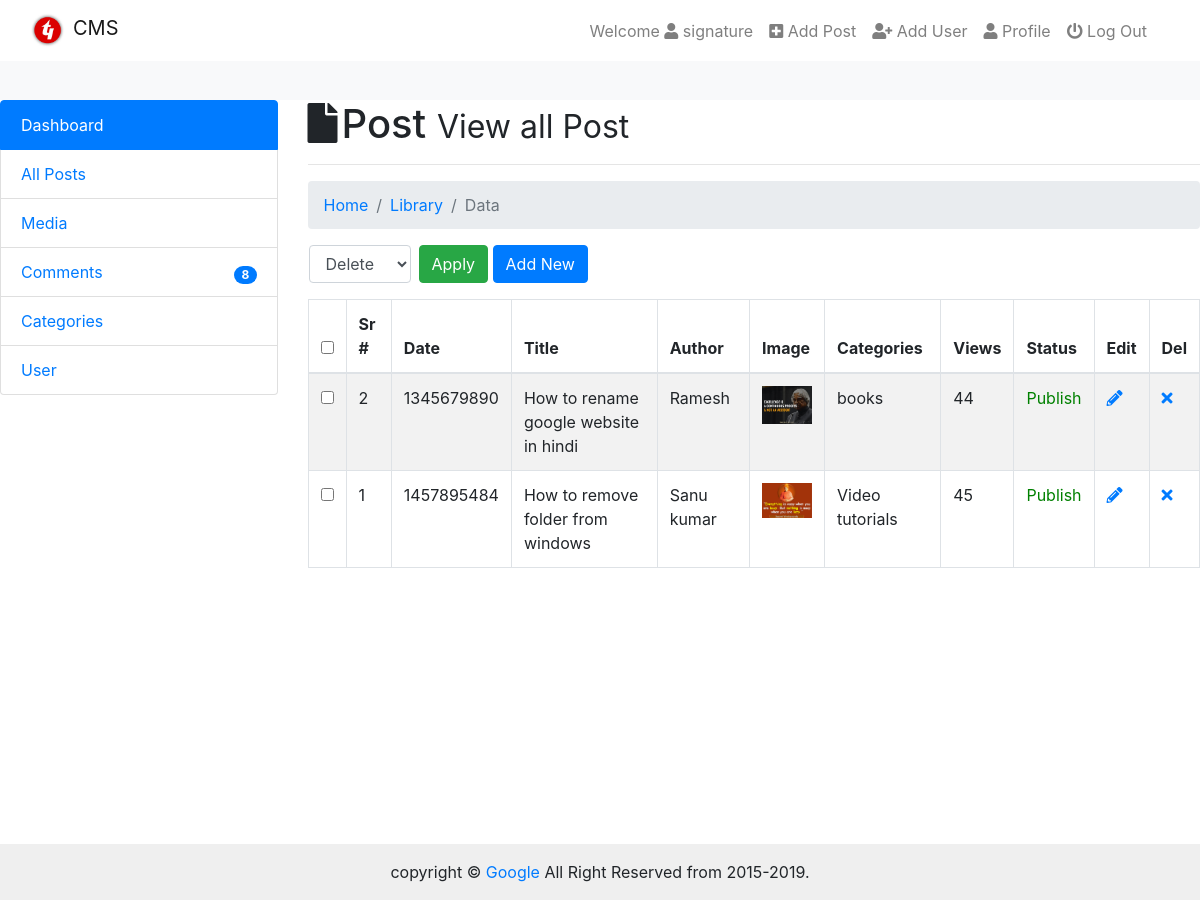
Before: /admin/admin_post.php (signed in) with the older database file.
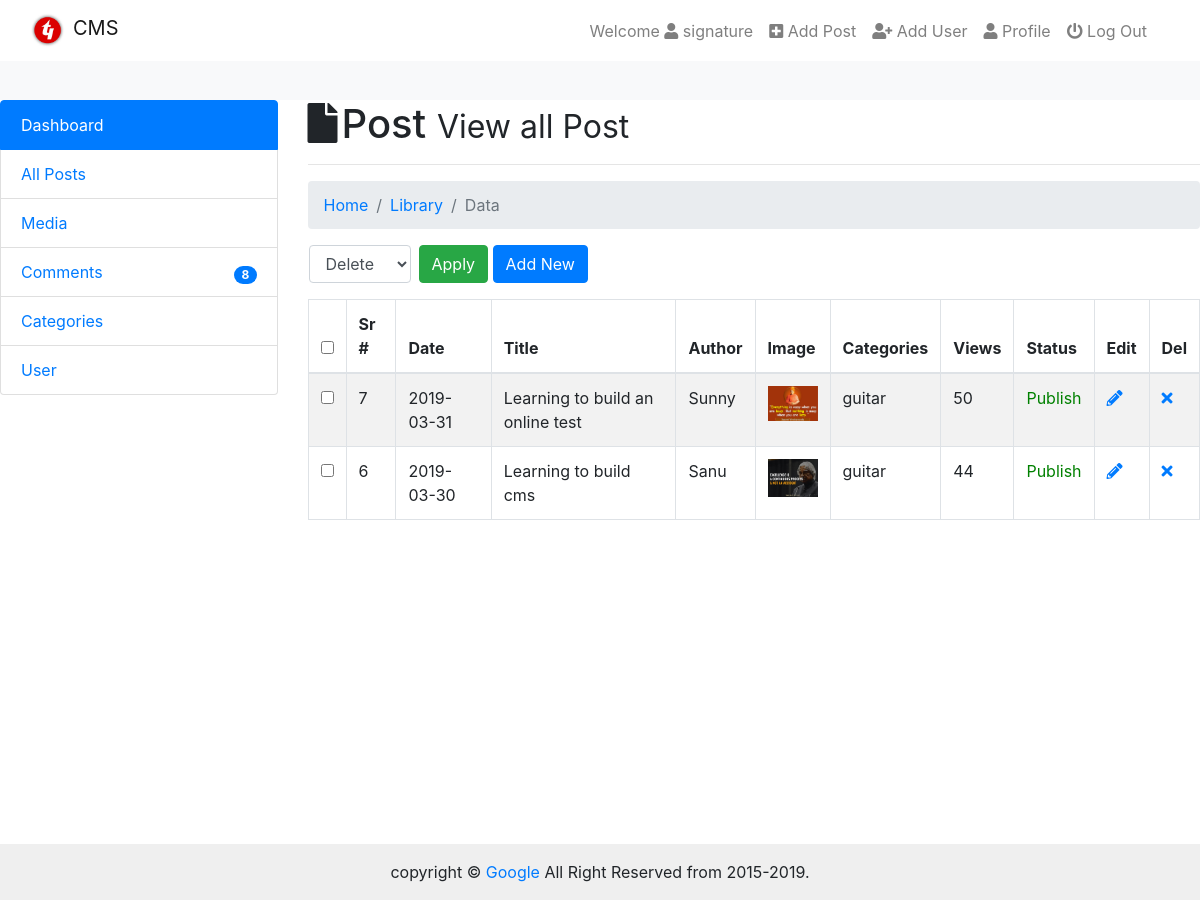
After: the same page with the newer database file.
### tables this page shows
CREATE TABLE IF NOT EXISTS `posts` (
  `id` int(11) NOT NULL AUTO_INCREMENT,
  `date` date DEFAULT NULL,
  `title` varchar(255) NOT NULL,
  `author` varchar(255) NOT NULL,
  `author_image` varchar(255) NOT NULL,
  `image` varchar(255) NOT NULL,
  `category` varchar(255) NOT NULL,
  `tags` varchar(255) NOT NULL,
  `post_data` text NOT NULL,
  `view` int(11) NOT NULL,
  `status` varchar(255) NOT NULL,
  PRIMARY KEY (`id`)
);

### admin/admin_post.php (the view, shortened to what this page needs)
<?php require_once('includes/header.php');
$session_username = $_SESSION['username'];
 ?>
</head>
<body>
  <?php require_once('includes/navbar.php');?>
  <div class="cointainer-fluid">
    <div class="row">
      <div class="col-md-3">
        <?php require_once('includes/sidebar.php');?>
      </div>
      <div class="col-md-9">
        <h1><i class="fas fa-file mr-1"></i>Post <small>View all Post</small></h1><hr>
        <nav aria-label="breadcrumb">
          <ol class="breadcrumb">
            <li class="breadcrumb-item"><a href="#">Home</a></li>
            <li class="breadcrumb-item"><a href="#">Library</a></li>
            <li class="breadcrumb-item active" aria-current="page">Data</li>
          </ol>
        </nav>
        <?php
        if($_SESSION['role'] == 'admin'){
         $query = "SELECT * FROM posts ORDER BY id DESC";
         $run = mysqli_query($con, $query);
       }
       else if($_SESSION['role'] == 'author'){
        $query = "SELECT * FROM posts WHERE author ='$session_username' ORDER BY id DESC";
        $run = mysqli_query($con, $query);
      }
      if(mysqli_num_rows($run) > 0){
        ?>
        <form action="" method="post">
          <div class="row">
            <div class="col-sm-8">
              <div class="row">
                <div class="col-xs-4">
                  <div class="form-group ml-3">
                    <select name="bulk-options" id="selectallboxes" class="form-control">
                      <option value="delete">Delete</option>
                    </select>
                  </div>
                </div>
                <div class="col-xs-8 ml-2">
                  <input type="submit" class="btn btn-success" value="Apply">
                  <a href="admin_add_post.php" class="btn btn-primary">Add New</a>
                </div>
              </div>
            </div>
          </div>
        <table class="table table-bordered table-striped table-hover">
         <thead>
          <tr>
           <th><input type="checkbox" id="selectallboxes"></th>
           <th>Sr #</th>
           <th>Date</th>
           <th>Title</th>
           <th>Author</th>
           <th>Image</th>
           <th>Categories</th>
           <th>Views</th>
           <th>Status</th>
           <th>Edit</th>
           <th>Del</th>
         </tr>
       </thead>
       <tbody>
         <?php
         while($row = mysqli_fetch_array($run)){
           $id = $row['id'];
           $title = ucfirst($row['title']);
           $author = ucfirst($row['author']);
           $view = $row['view'];
           $category= $row['category'];
           $image = $row['image'];
           $status = $row['status'];
           $date = $row['date'];
           ?>
           <tr>
            <td><input type="checkbox" class="checkboxes" name="checkboxes[]" value="<?php echo $id;?>"></td>
            <td><?php echo $id;?></td>
            <td><?php echo $date;?></td>
            <td><?php echo $title;?></td>
            <td><?php echo $author;?></td>
            <td><img src="img/<?php echo $image;?>" width="50px">
            </td>
            <td><?php echo $category;?></td>
            <td><?php echo $view;?></td>
            <td><span style="color:<?php
                if($status == 'publish'){
                  echo 'green';
                }
                else if($status == 'draft'){
                  echo 'red';
                }
            ?>"><?php echo ucfirst($status);?></span></td>
            <td><a href="admin_edit_post.php?edit=<?php echo $id;?>">
              <i class="fas fa-pencil-alt"></i></a></td>
              <td><a href="admin_post.php?del=<?php echo $id;?>"><i class="fa fa-times"></i></a></td>
            </tr>
          <?php }?>
        </tbody>
      </table>
      <?php
    }
    else{
     echo "<center><h2>NO USER AVAILABLE NOW</h2></center>";
   }
   ?>
 </form>
</div>
</div>
</div>
<?php require_once('includes/footer.php')?>

Changed rows visible on the page:
removed posts: id "2", date "1345679890", title "How to rename google website in hindi", author "Ramesh", image (picture), category "books", view "44", status "Publish"
removed posts: id "1", date "1457895484", title "How to remove folder from windows", author "Sanu kumar", image (picture), category "Video tutorials", view "45", status "Publish"
added posts: id "7", date "2019-03-31", title "Learning to build an online test", author "Sunny", image (picture), category "guitar", view "50", status "Publish"
added posts: id "6", date "2019-03-30", title "Learning to build cms", author "Sanu", image (picture), category "guitar", view "44", status "Publish"
